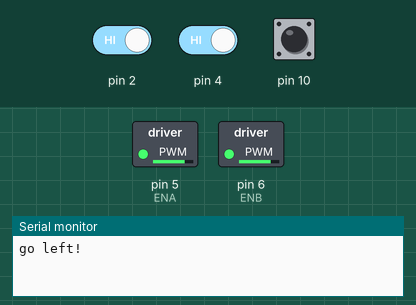
Recording of a sketch running on a simulated Arduino Uno, built with avr-gcc and run on an emulated ATmega328P. On the bench: switched loads named in the sketch (green lamp = pin HIGH), the last lines printed to the serial monitor. Inputs (shaded band) come from the test bench; at power-on: pin 4 HIGH, pin 2 HIGH, pin 10 HIGH.

Above: at 1.2 s.
1.3 s: pin 4 driven LOW
At 2.5 s:
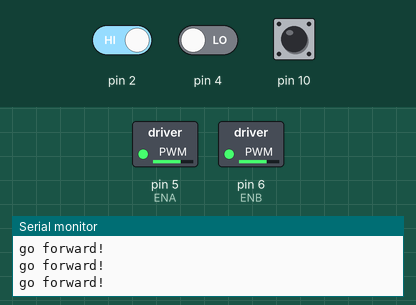
2.8 s: pin 4 driven HIGH
At 3.8 s:
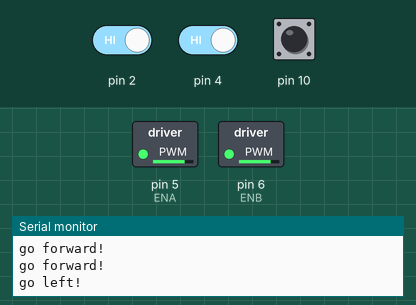
4.3 s: pin 2 driven LOW
At 5.3 s:
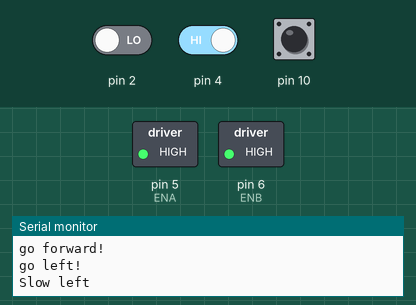
Timing chart, 0 to 7.3 s (numbered marks = the images above; inputs shaded):
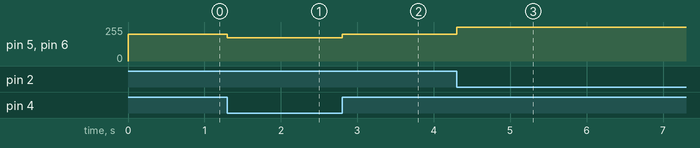

Measured:
- after the input at 1.3 s, pin 5 (ENA), pin 6 (ENB): 200/255 → 175/255 at once
- after the input at 2.8 s, pin 5 (ENA), pin 6 (ENB): 175/255 → 200/255 at once
- after the input at 4.3 s, pin 5 (ENA), pin 6 (ENB): 200/255 → 255/255 at once

The sketch:

Line_tracking_car_modified.ino
```cpp
//www.elegoo.com
//Custom code modified by Mr. Harms
//05.09.2023

//Line Tracking IO define
#define LT_R !digitalRead(10)
#define LT_M !digitalRead(4)
#define LT_L !digitalRead(2)

#define ENA 5
#define ENB 6
#define IN1 7
#define IN2 8
#define IN3 9
#define IN4 11

#define carSpeed 175
#define turnSpeed 150

void forward(){
  analogWrite(ENA, carSpeed);
  analogWrite(ENB, carSpeed);
  digitalWrite(IN1, HIGH);
  digitalWrite(IN2, LOW);
  digitalWrite(IN3, LOW);
  digitalWrite(IN4, HIGH);
  Serial.println("go forward!");
}

void back(){
  analogWrite(ENA, carSpeed);
  analogWrite(ENB, carSpeed);
  digitalWrite(IN1, LOW);
  digitalWrite(IN2, HIGH);
  digitalWrite(IN3, HIGH);
  digitalWrite(IN4, LOW);
  Serial.println("go back!");
}

void turnRight(){
  digitalWrite(ENA,turnSpeed); //enable L298n A channel
  digitalWrite(ENB,turnSpeed); //enable L298n B channel
  digitalWrite(IN1,HIGH); //set IN1 hight level
  digitalWrite(IN2,LOW);  //set IN2 low level
  digitalWrite(IN3,LOW);  //set IN3 low level
  digitalWrite(IN4,LOW); //set IN4 low level
  Serial.println("Slow right");//send message to serial monitor
}

void turnLeft(){
  digitalWrite(ENA,turnSpeed); //enable L298n A channel
  digitalWrite(ENB,turnSpeed); //enable L298n B channel
  digitalWrite(IN1,LOW); //set IN1 hight level
  digitalWrite(IN2,LOW);  //set IN2 low level
  digitalWrite(IN3,LOW);  //set IN3 low level
  digitalWrite(IN4,HIGH); //set IN4 low level
  Serial.println("Slow left");//send message to serial monitor
}
void spinLeft(){
  analogWrite(ENA, 200);
  analogWrite(ENB, 200);
  digitalWrite(IN1, LOW);
  digitalWrite(IN2, HIGH);
  digitalWrite(IN3, LOW);
  digitalWrite(IN4, HIGH);
  Serial.println("go left!");
}

void spinRight(){
  analogWrite(ENA, 200);
  analogWrite(ENB, 200);
  digitalWrite(IN1, HIGH);
  digitalWrite(IN2, LOW);
  digitalWrite(IN3, HIGH);
  digitalWrite(IN4, LOW);
  Serial.println("go right!");
}

void stop(){
   digitalWrite(ENA, LOW);
   digitalWrite(ENB, LOW);
   Serial.println("Stop!");
}

void setup(){
  Serial.begin(9600);
  pinMode(LT_R,INPUT);
  pinMode(LT_M,INPUT);
  pinMode(LT_L,INPUT);
}

void loop() {
  if(LT_M){
    forward();
  }
  else if(LT_R) {
    turnRight();
    while(LT_R);
  }
  else if(LT_L) {
    turnLeft();
    while(LT_L);
  }
  else if (!LT_M && !LT_R && !LT_L){
    spinLeft();
    while(!LT_M && !LT_R && !LT_L);
  }
}
```
